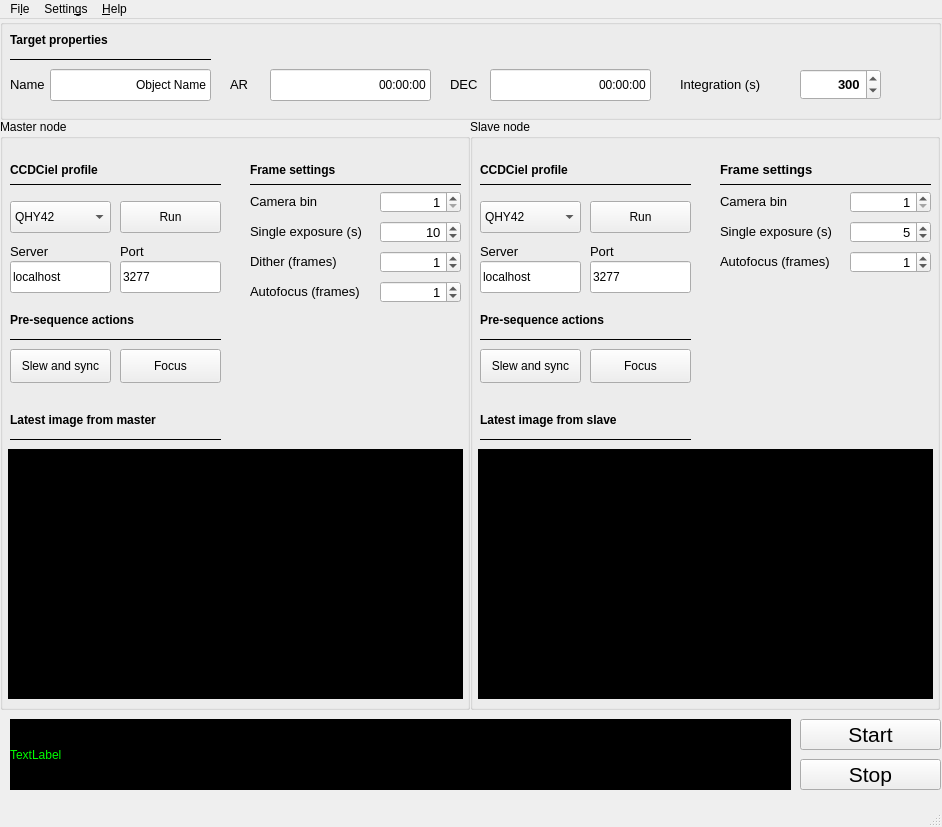
<?xml version="1.0" encoding="UTF-8"?>
<ui version="4.0">
 <class>MainWindow</class>
 <widget class="QMainWindow" name="MainWindow">
  <property name="geometry">
   <rect>
    <x>0</x>
    <y>0</y>
    <width>942</width>
    <height>827</height>
   </rect>
  </property>
  <property name="sizePolicy">
   <sizepolicy hsizetype="Fixed" vsizetype="Fixed">
    <horstretch>0</horstretch>
    <verstretch>0</verstretch>
   </sizepolicy>
  </property>
  <property name="maximumSize">
   <size>
    <width>942</width>
    <height>827</height>
   </size>
  </property>
  <property name="windowTitle">
   <string>SaaS for CCDCiel</string>
  </property>
  <widget class="QWidget" name="centralwidget">
   <widget class="QGroupBox" name="masterSystem">
    <property name="geometry">
     <rect>
      <x>0</x>
      <y>100</y>
      <width>470</width>
      <height>591</height>
     </rect>
    </property>
    <property name="title">
     <string>Master node</string>
    </property>
    <widget class="QComboBox" name="master_profile">
     <property name="geometry">
      <rect>
       <x>10</x>
       <y>82</y>
       <width>101</width>
       <height>32</height>
      </rect>
     </property>
     <property name="currentIndex">
      <number>0</number>
     </property>
     <item>
      <property name="text">
       <string>QHY42</string>
      </property>
     </item>
     <item>
      <property name="text">
       <string>QHY268</string>
      </property>
     </item>
    </widget>
    <widget class="QPushButton" name="run_master">
     <property name="geometry">
      <rect>
       <x>120</x>
       <y>82</y>
       <width>101</width>
       <height>32</height>
      </rect>
     </property>
     <property name="text">
      <string>Run</string>
     </property>
    </widget>
    <widget class="QSpinBox" name="master_bin">
     <property name="geometry">
      <rect>
       <x>380</x>
       <y>72</y>
       <width>81</width>
       <height>22</height>
      </rect>
     </property>
     <property name="font">
      <font>
       <pointsize>10</pointsize>
      </font>
     </property>
     <property name="contextMenuPolicy">
      <enum>Qt::ActionsContextMenu</enum>
     </property>
     <property name="toolTip">
      <string>sets the camera bin</string>
     </property>
     <property name="alignment">
      <set>Qt::AlignRight|Qt::AlignTrailing|Qt::AlignVCenter</set>
     </property>
     <property name="minimum">
      <number>1</number>
     </property>
     <property name="maximum">
      <number>4</number>
     </property>
     <property name="value">
      <number>1</number>
     </property>
    </widget>
    <widget class="QLabel" name="label_39">
     <property name="geometry">
      <rect>
       <x>250</x>
       <y>102</y>
       <width>121</width>
       <height>21</height>
      </rect>
     </property>
     <property name="font">
      <font>
       <pointsize>10</pointsize>
      </font>
     </property>
     <property name="text">
      <string>Single exposure (s)</string>
     </property>
    </widget>
    <widget class="QLabel" name="label_40">
     <property name="geometry">
      <rect>
       <x>250</x>
       <y>72</y>
       <width>91</width>
       <height>21</height>
      </rect>
     </property>
     <property name="font">
      <font>
       <pointsize>10</pointsize>
      </font>
     </property>
     <property name="text">
      <string>Camera bin</string>
     </property>
    </widget>
    <widget class="QLabel" name="label_163">
     <property name="geometry">
      <rect>
       <x>250</x>
       <y>40</y>
       <width>201</width>
       <height>21</height>
      </rect>
     </property>
     <property name="font">
      <font>
       <weight>75</weight>
       <bold>true</bold>
      </font>
     </property>
     <property name="text">
      <string>Frame settings</string>
     </property>
    </widget>
    <widget class="Line" name="line_25">
     <property name="geometry">
      <rect>
       <x>250</x>
       <y>55</y>
       <width>211</width>
       <height>21</height>
      </rect>
     </property>
     <property name="font">
      <font>
       <pointsize>10</pointsize>
      </font>
     </property>
     <property name="frameShadow">
      <enum>QFrame::Plain</enum>
     </property>
     <property name="orientation">
      <enum>Qt::Horizontal</enum>
     </property>
    </widget>
    <widget class="QLineEdit" name="master_host">
     <property name="geometry">
      <rect>
       <x>10</x>
       <y>142</y>
       <width>101</width>
       <height>32</height>
      </rect>
     </property>
     <property name="text">
      <string>localhost</string>
     </property>
     <property name="alignment">
      <set>Qt::AlignLeading|Qt::AlignLeft|Qt::AlignVCenter</set>
     </property>
    </widget>
    <widget class="QLineEdit" name="master_port">
     <property name="geometry">
      <rect>
       <x>120</x>
       <y>142</y>
       <width>101</width>
       <height>32</height>
      </rect>
     </property>
     <property name="text">
      <string>3277</string>
     </property>
     <property name="alignment">
      <set>Qt::AlignLeading|Qt::AlignLeft|Qt::AlignVCenter</set>
     </property>
    </widget>
    <widget class="QLabel" name="label_165">
     <property name="geometry">
      <rect>
       <x>10</x>
       <y>122</y>
       <width>81</width>
       <height>21</height>
      </rect>
     </property>
     <property name="font">
      <font>
       <pointsize>10</pointsize>
      </font>
     </property>
     <property name="text">
      <string>Server</string>
     </property>
    </widget>
    <widget class="QLabel" name="label_166">
     <property name="geometry">
      <rect>
       <x>120</x>
       <y>122</y>
       <width>81</width>
       <height>21</height>
      </rect>
     </property>
     <property name="font">
      <font>
       <pointsize>10</pointsize>
      </font>
     </property>
     <property name="text">
      <string>Port</string>
     </property>
    </widget>
    <widget class="QSpinBox" name="master_single_exposure">
     <property name="geometry">
      <rect>
       <x>380</x>
       <y>102</y>
       <width>81</width>
       <height>22</height>
      </rect>
     </property>
     <property name="font">
      <font>
       <pointsize>10</pointsize>
      </font>
     </property>
     <property name="contextMenuPolicy">
      <enum>Qt::ActionsContextMenu</enum>
     </property>
     <property name="toolTip">
      <string>sets the exposure time</string>
     </property>
     <property name="alignment">
      <set>Qt::AlignRight|Qt::AlignTrailing|Qt::AlignVCenter</set>
     </property>
     <property name="minimum">
      <number>0</number>
     </property>
     <property name="maximum">
      <number>10000000</number>
     </property>
     <property name="value">
      <number>10</number>
     </property>
    </widget>
    <widget class="QLabel" name="label_41">
     <property name="geometry">
      <rect>
       <x>250</x>
       <y>132</y>
       <width>121</width>
       <height>21</height>
      </rect>
     </property>
     <property name="font">
      <font>
       <pointsize>10</pointsize>
      </font>
     </property>
     <property name="text">
      <string>Dither (frames)</string>
     </property>
    </widget>
    <widget class="QSpinBox" name="dither_every">
     <property name="geometry">
      <rect>
       <x>380</x>
       <y>132</y>
       <width>81</width>
       <height>22</height>
      </rect>
     </property>
     <property name="font">
      <font>
       <pointsize>10</pointsize>
      </font>
     </property>
     <property name="contextMenuPolicy">
      <enum>Qt::ActionsContextMenu</enum>
     </property>
     <property name="toolTip">
      <string>sets the exposure time</string>
     </property>
     <property name="alignment">
      <set>Qt::AlignRight|Qt::AlignTrailing|Qt::AlignVCenter</set>
     </property>
     <property name="minimum">
      <number>0</number>
     </property>
     <property name="maximum">
      <number>100</number>
     </property>
     <property name="value">
      <number>1</number>
     </property>
    </widget>
    <widget class="QLabel" name="fo_2">
     <property name="geometry">
      <rect>
       <x>250</x>
       <y>162</y>
       <width>121</width>
       <height>21</height>
      </rect>
     </property>
     <property name="font">
      <font>
       <pointsize>10</pointsize>
      </font>
     </property>
     <property name="text">
      <string>Autofocus (frames)</string>
     </property>
    </widget>
    <widget class="QSpinBox" name="focus_every_master">
     <property name="geometry">
      <rect>
       <x>380</x>
       <y>162</y>
       <width>81</width>
       <height>22</height>
      </rect>
     </property>
     <property name="font">
      <font>
       <pointsize>10</pointsize>
      </font>
     </property>
     <property name="contextMenuPolicy">
      <enum>Qt::ActionsContextMenu</enum>
     </property>
     <property name="toolTip">
      <string>sets the exposure time</string>
     </property>
     <property name="alignment">
      <set>Qt::AlignRight|Qt::AlignTrailing|Qt::AlignVCenter</set>
     </property>
     <property name="minimum">
      <number>0</number>
     </property>
     <property name="maximum">
      <number>100</number>
     </property>
     <property name="value">
      <number>1</number>
     </property>
    </widget>
    <widget class="QLabel" name="master_image">
     <property name="geometry">
      <rect>
       <x>8</x>
       <y>330</y>
       <width>455</width>
       <height>250</height>
      </rect>
     </property>
     <property name="styleSheet">
      <string notr="true">background-color: rgb(0, 0, 0);</string>
     </property>
     <property name="text">
      <string/>
     </property>
     <property name="alignment">
      <set>Qt::AlignCenter</set>
     </property>
    </widget>
    <widget class="QLabel" name="label_164">
     <property name="geometry">
      <rect>
       <x>10</x>
       <y>290</y>
       <width>201</width>
       <height>21</height>
      </rect>
     </property>
     <property name="font">
      <font>
       <weight>75</weight>
       <bold>true</bold>
      </font>
     </property>
     <property name="text">
      <string>Latest image from master</string>
     </property>
    </widget>
    <widget class="Line" name="line_26">
     <property name="geometry">
      <rect>
       <x>10</x>
       <y>310</y>
       <width>211</width>
       <height>21</height>
      </rect>
     </property>
     <property name="font">
      <font>
       <pointsize>10</pointsize>
      </font>
     </property>
     <property name="frameShadow">
      <enum>QFrame::Plain</enum>
     </property>
     <property name="orientation">
      <enum>Qt::Horizontal</enum>
     </property>
    </widget>
    <widget class="QLabel" name="label_167">
     <property name="geometry">
      <rect>
       <x>10</x>
       <y>40</y>
       <width>201</width>
       <height>21</height>
      </rect>
     </property>
     <property name="font">
      <font>
       <weight>75</weight>
       <bold>true</bold>
      </font>
     </property>
     <property name="text">
      <string>CCDCiel profile</string>
     </property>
    </widget>
    <widget class="Line" name="line_27">
     <property name="geometry">
      <rect>
       <x>10</x>
       <y>55</y>
       <width>211</width>
       <height>21</height>
      </rect>
     </property>
     <property name="font">
      <font>
       <pointsize>10</pointsize>
      </font>
     </property>
     <property name="frameShadow">
      <enum>QFrame::Plain</enum>
     </property>
     <property name="orientation">
      <enum>Qt::Horizontal</enum>
     </property>
    </widget>
    <widget class="Line" name="line_30">
     <property name="geometry">
      <rect>
       <x>10</x>
       <y>210</y>
       <width>211</width>
       <height>21</height>
      </rect>
     </property>
     <property name="font">
      <font>
       <pointsize>10</pointsize>
      </font>
     </property>
     <property name="frameShadow">
      <enum>QFrame::Plain</enum>
     </property>
     <property name="orientation">
      <enum>Qt::Horizontal</enum>
     </property>
    </widget>
    <widget class="QLabel" name="label_168">
     <property name="geometry">
      <rect>
       <x>10</x>
       <y>190</y>
       <width>201</width>
       <height>21</height>
      </rect>
     </property>
     <property name="font">
      <font>
       <weight>75</weight>
       <bold>true</bold>
      </font>
     </property>
     <property name="text">
      <string>Pre-sequence actions</string>
     </property>
    </widget>
    <widget class="QPushButton" name="master_slew">
     <property name="geometry">
      <rect>
       <x>10</x>
       <y>230</y>
       <width>101</width>
       <height>34</height>
      </rect>
     </property>
     <property name="text">
      <string>Slew and sync</string>
     </property>
    </widget>
    <widget class="QPushButton" name="master_focus">
     <property name="geometry">
      <rect>
       <x>120</x>
       <y>230</y>
       <width>101</width>
       <height>34</height>
      </rect>
     </property>
     <property name="text">
      <string>Focus</string>
     </property>
    </widget>
   </widget>
   <widget class="QGroupBox" name="groupBox">
    <property name="geometry">
     <rect>
      <x>0</x>
      <y>0</y>
      <width>941</width>
      <height>101</height>
     </rect>
    </property>
    <property name="title">
     <string/>
    </property>
    <widget class="QSpinBox" name="integration_time">
     <property name="geometry">
      <rect>
       <x>800</x>
       <y>50</y>
       <width>81</width>
       <height>31</height>
      </rect>
     </property>
     <property name="font">
      <font>
       <pointsize>10</pointsize>
       <weight>75</weight>
       <bold>true</bold>
      </font>
     </property>
     <property name="contextMenuPolicy">
      <enum>Qt::ActionsContextMenu</enum>
     </property>
     <property name="toolTip">
      <string>sets the camera bin</string>
     </property>
     <property name="alignment">
      <set>Qt::AlignRight|Qt::AlignTrailing|Qt::AlignVCenter</set>
     </property>
     <property name="minimum">
      <number>30</number>
     </property>
     <property name="maximum">
      <number>10000000</number>
     </property>
     <property name="value">
      <number>300</number>
     </property>
    </widget>
    <widget class="QLabel" name="label_42">
     <property name="geometry">
      <rect>
       <x>680</x>
       <y>55</y>
       <width>121</width>
       <height>21</height>
      </rect>
     </property>
     <property name="font">
      <font>
       <pointsize>10</pointsize>
       <weight>50</weight>
       <bold>false</bold>
      </font>
     </property>
     <property name="text">
      <string>Integration (s)</string>
     </property>
    </widget>
    <widget class="QLineEdit" name="object_name">
     <property name="geometry">
      <rect>
       <x>50</x>
       <y>50</y>
       <width>161</width>
       <height>32</height>
      </rect>
     </property>
     <property name="text">
      <string>Object Name</string>
     </property>
     <property name="alignment">
      <set>Qt::AlignRight|Qt::AlignTrailing|Qt::AlignVCenter</set>
     </property>
    </widget>
    <widget class="QLabel" name="label_175">
     <property name="geometry">
      <rect>
       <x>10</x>
       <y>10</y>
       <width>201</width>
       <height>21</height>
      </rect>
     </property>
     <property name="font">
      <font>
       <weight>75</weight>
       <bold>true</bold>
      </font>
     </property>
     <property name="text">
      <string>Target properties</string>
     </property>
    </widget>
    <widget class="Line" name="line_29">
     <property name="geometry">
      <rect>
       <x>10</x>
       <y>30</y>
       <width>201</width>
       <height>21</height>
      </rect>
     </property>
     <property name="font">
      <font>
       <pointsize>10</pointsize>
      </font>
     </property>
     <property name="frameShadow">
      <enum>QFrame::Plain</enum>
     </property>
     <property name="orientation">
      <enum>Qt::Horizontal</enum>
     </property>
    </widget>
    <widget class="QLabel" name="label_51">
     <property name="geometry">
      <rect>
       <x>10</x>
       <y>50</y>
       <width>41</width>
       <height>31</height>
      </rect>
     </property>
     <property name="font">
      <font>
       <pointsize>10</pointsize>
      </font>
     </property>
     <property name="text">
      <string>Name</string>
     </property>
    </widget>
    <widget class="QLineEdit" name="ar">
     <property name="geometry">
      <rect>
       <x>270</x>
       <y>50</y>
       <width>161</width>
       <height>32</height>
      </rect>
     </property>
     <property name="text">
      <string>00:00:00</string>
     </property>
     <property name="alignment">
      <set>Qt::AlignRight|Qt::AlignTrailing|Qt::AlignVCenter</set>
     </property>
    </widget>
    <widget class="QLabel" name="label_52">
     <property name="geometry">
      <rect>
       <x>230</x>
       <y>50</y>
       <width>31</width>
       <height>31</height>
      </rect>
     </property>
     <property name="font">
      <font>
       <pointsize>10</pointsize>
      </font>
     </property>
     <property name="text">
      <string>AR</string>
     </property>
     <property name="alignment">
      <set>Qt::AlignLeading|Qt::AlignLeft|Qt::AlignVCenter</set>
     </property>
    </widget>
    <widget class="QLabel" name="label_53">
     <property name="geometry">
      <rect>
       <x>450</x>
       <y>50</y>
       <width>31</width>
       <height>31</height>
      </rect>
     </property>
     <property name="font">
      <font>
       <pointsize>10</pointsize>
      </font>
     </property>
     <property name="text">
      <string>DEC</string>
     </property>
    </widget>
    <widget class="QLineEdit" name="dec">
     <property name="geometry">
      <rect>
       <x>490</x>
       <y>50</y>
       <width>161</width>
       <height>32</height>
      </rect>
     </property>
     <property name="text">
      <string>00:00:00</string>
     </property>
     <property name="alignment">
      <set>Qt::AlignRight|Qt::AlignTrailing|Qt::AlignVCenter</set>
     </property>
    </widget>
   </widget>
   <widget class="QGroupBox" name="slaveSystem">
    <property name="geometry">
     <rect>
      <x>470</x>
      <y>100</y>
      <width>470</width>
      <height>591</height>
     </rect>
    </property>
    <property name="title">
     <string>Slave node</string>
    </property>
    <widget class="QComboBox" name="slave_profile">
     <property name="geometry">
      <rect>
       <x>10</x>
       <y>82</y>
       <width>101</width>
       <height>32</height>
      </rect>
     </property>
     <property name="currentIndex">
      <number>0</number>
     </property>
     <item>
      <property name="text">
       <string>QHY42</string>
      </property>
     </item>
     <item>
      <property name="text">
       <string>QHY268</string>
      </property>
     </item>
    </widget>
    <widget class="QPushButton" name="run_slave">
     <property name="geometry">
      <rect>
       <x>120</x>
       <y>82</y>
       <width>101</width>
       <height>32</height>
      </rect>
     </property>
     <property name="text">
      <string>Run</string>
     </property>
    </widget>
    <widget class="QSpinBox" name="slave_bin">
     <property name="geometry">
      <rect>
       <x>380</x>
       <y>72</y>
       <width>81</width>
       <height>22</height>
      </rect>
     </property>
     <property name="font">
      <font>
       <pointsize>10</pointsize>
      </font>
     </property>
     <property name="contextMenuPolicy">
      <enum>Qt::ActionsContextMenu</enum>
     </property>
     <property name="toolTip">
      <string>sets the camera bin</string>
     </property>
     <property name="alignment">
      <set>Qt::AlignRight|Qt::AlignTrailing|Qt::AlignVCenter</set>
     </property>
     <property name="minimum">
      <number>1</number>
     </property>
     <property name="maximum">
      <number>4</number>
     </property>
     <property name="value">
      <number>1</number>
     </property>
    </widget>
    <widget class="QLabel" name="label_49">
     <property name="geometry">
      <rect>
       <x>250</x>
       <y>102</y>
       <width>121</width>
       <height>21</height>
      </rect>
     </property>
     <property name="font">
      <font>
       <pointsize>10</pointsize>
      </font>
     </property>
     <property name="text">
      <string>Single exposure (s)</string>
     </property>
    </widget>
    <widget class="QLabel" name="label_50">
     <property name="geometry">
      <rect>
       <x>250</x>
       <y>72</y>
       <width>91</width>
       <height>21</height>
      </rect>
     </property>
     <property name="font">
      <font>
       <pointsize>10</pointsize>
      </font>
     </property>
     <property name="text">
      <string>Camera bin</string>
     </property>
    </widget>
    <widget class="QLabel" name="label_172">
     <property name="geometry">
      <rect>
       <x>250</x>
       <y>40</y>
       <width>201</width>
       <height>21</height>
      </rect>
     </property>
     <property name="font">
      <font>
       <pointsize>10</pointsize>
       <weight>75</weight>
       <bold>true</bold>
      </font>
     </property>
     <property name="text">
      <string>Frame settings</string>
     </property>
    </widget>
    <widget class="Line" name="line_28">
     <property name="geometry">
      <rect>
       <x>250</x>
       <y>55</y>
       <width>211</width>
       <height>21</height>
      </rect>
     </property>
     <property name="font">
      <font>
       <pointsize>10</pointsize>
      </font>
     </property>
     <property name="frameShadow">
      <enum>QFrame::Plain</enum>
     </property>
     <property name="orientation">
      <enum>Qt::Horizontal</enum>
     </property>
    </widget>
    <widget class="QLineEdit" name="slave_host">
     <property name="geometry">
      <rect>
       <x>10</x>
       <y>142</y>
       <width>101</width>
       <height>32</height>
      </rect>
     </property>
     <property name="text">
      <string>localhost</string>
     </property>
     <property name="alignment">
      <set>Qt::AlignLeading|Qt::AlignLeft|Qt::AlignVCenter</set>
     </property>
    </widget>
    <widget class="QLineEdit" name="slave_port">
     <property name="geometry">
      <rect>
       <x>120</x>
       <y>142</y>
       <width>101</width>
       <height>32</height>
      </rect>
     </property>
     <property name="text">
      <string>3277</string>
     </property>
     <property name="alignment">
      <set>Qt::AlignLeading|Qt::AlignLeft|Qt::AlignVCenter</set>
     </property>
    </widget>
    <widget class="QLabel" name="label_173">
     <property name="geometry">
      <rect>
       <x>10</x>
       <y>122</y>
       <width>81</width>
       <height>21</height>
      </rect>
     </property>
     <property name="font">
      <font>
       <pointsize>10</pointsize>
      </font>
     </property>
     <property name="text">
      <string>Server</string>
     </property>
    </widget>
    <widget class="QLabel" name="label_174">
     <property name="geometry">
      <rect>
       <x>120</x>
       <y>122</y>
       <width>81</width>
       <height>21</height>
      </rect>
     </property>
     <property name="font">
      <font>
       <pointsize>10</pointsize>
      </font>
     </property>
     <property name="text">
      <string>Port</string>
     </property>
    </widget>
    <widget class="QSpinBox" name="slave_single_exposure">
     <property name="geometry">
      <rect>
       <x>380</x>
       <y>102</y>
       <width>81</width>
       <height>22</height>
      </rect>
     </property>
     <property name="font">
      <font>
       <pointsize>10</pointsize>
      </font>
     </property>
     <property name="contextMenuPolicy">
      <enum>Qt::ActionsContextMenu</enum>
     </property>
     <property name="toolTip">
      <string>sets the exposure time</string>
     </property>
     <property name="alignment">
      <set>Qt::AlignRight|Qt::AlignTrailing|Qt::AlignVCenter</set>
     </property>
     <property name="minimum">
      <number>0</number>
     </property>
     <property name="maximum">
      <number>10000000</number>
     </property>
     <property name="value">
      <number>5</number>
     </property>
    </widget>
    <widget class="QSpinBox" name="focus_every_slave">
     <property name="geometry">
      <rect>
       <x>380</x>
       <y>132</y>
       <width>81</width>
       <height>22</height>
      </rect>
     </property>
     <property name="font">
      <font>
       <pointsize>10</pointsize>
      </font>
     </property>
     <property name="contextMenuPolicy">
      <enum>Qt::ActionsContextMenu</enum>
     </property>
     <property name="toolTip">
      <string>sets the exposure time</string>
     </property>
     <property name="alignment">
      <set>Qt::AlignRight|Qt::AlignTrailing|Qt::AlignVCenter</set>
     </property>
     <property name="minimum">
      <number>0</number>
     </property>
     <property name="maximum">
      <number>100</number>
     </property>
     <property name="value">
      <number>1</number>
     </property>
    </widget>
    <widget class="QLabel" name="fo">
     <property name="geometry">
      <rect>
       <x>250</x>
       <y>132</y>
       <width>121</width>
       <height>21</height>
      </rect>
     </property>
     <property name="font">
      <font>
       <pointsize>10</pointsize>
      </font>
     </property>
     <property name="text">
      <string>Autofocus (frames)</string>
     </property>
    </widget>
    <widget class="QLabel" name="slave_image">
     <property name="geometry">
      <rect>
       <x>8</x>
       <y>330</y>
       <width>455</width>
       <height>250</height>
      </rect>
     </property>
     <property name="styleSheet">
      <string notr="true">background-color: rgb(0, 0, 0);</string>
     </property>
     <property name="text">
      <string/>
     </property>
     <property name="alignment">
      <set>Qt::AlignCenter</set>
     </property>
    </widget>
    <widget class="Line" name="line_31">
     <property name="geometry">
      <rect>
       <x>10</x>
       <y>310</y>
       <width>211</width>
       <height>21</height>
      </rect>
     </property>
     <property name="font">
      <font>
       <pointsize>10</pointsize>
      </font>
     </property>
     <property name="frameShadow">
      <enum>QFrame::Plain</enum>
     </property>
     <property name="orientation">
      <enum>Qt::Horizontal</enum>
     </property>
    </widget>
    <widget class="QLabel" name="label_169">
     <property name="geometry">
      <rect>
       <x>10</x>
       <y>290</y>
       <width>201</width>
       <height>21</height>
      </rect>
     </property>
     <property name="font">
      <font>
       <weight>75</weight>
       <bold>true</bold>
      </font>
     </property>
     <property name="text">
      <string>Latest image from slave</string>
     </property>
    </widget>
    <widget class="QLabel" name="label_170">
     <property name="geometry">
      <rect>
       <x>10</x>
       <y>40</y>
       <width>201</width>
       <height>21</height>
      </rect>
     </property>
     <property name="font">
      <font>
       <weight>75</weight>
       <bold>true</bold>
      </font>
     </property>
     <property name="text">
      <string>CCDCiel profile</string>
     </property>
    </widget>
    <widget class="Line" name="line_32">
     <property name="geometry">
      <rect>
       <x>10</x>
       <y>55</y>
       <width>211</width>
       <height>21</height>
      </rect>
     </property>
     <property name="font">
      <font>
       <pointsize>10</pointsize>
      </font>
     </property>
     <property name="frameShadow">
      <enum>QFrame::Plain</enum>
     </property>
     <property name="orientation">
      <enum>Qt::Horizontal</enum>
     </property>
    </widget>
    <widget class="QLabel" name="label_171">
     <property name="geometry">
      <rect>
       <x>10</x>
       <y>190</y>
       <width>201</width>
       <height>21</height>
      </rect>
     </property>
     <property name="font">
      <font>
       <weight>75</weight>
       <bold>true</bold>
      </font>
     </property>
     <property name="text">
      <string>Pre-sequence actions</string>
     </property>
    </widget>
    <widget class="QPushButton" name="slave_focus">
     <property name="enabled">
      <bool>true</bool>
     </property>
     <property name="geometry">
      <rect>
       <x>120</x>
       <y>230</y>
       <width>101</width>
       <height>34</height>
      </rect>
     </property>
     <property name="text">
      <string>Focus</string>
     </property>
    </widget>
    <widget class="Line" name="line_33">
     <property name="geometry">
      <rect>
       <x>10</x>
       <y>210</y>
       <width>211</width>
       <height>21</height>
      </rect>
     </property>
     <property name="font">
      <font>
       <pointsize>10</pointsize>
      </font>
     </property>
     <property name="frameShadow">
      <enum>QFrame::Plain</enum>
     </property>
     <property name="orientation">
      <enum>Qt::Horizontal</enum>
     </property>
    </widget>
    <widget class="QPushButton" name="slave_slew">
     <property name="geometry">
      <rect>
       <x>10</x>
       <y>230</y>
       <width>101</width>
       <height>34</height>
      </rect>
     </property>
     <property name="text">
      <string>Slew and sync</string>
     </property>
    </widget>
   </widget>
   <widget class="QPushButton" name="start">
    <property name="geometry">
     <rect>
      <x>800</x>
      <y>700</y>
      <width>141</width>
      <height>31</height>
     </rect>
    </property>
    <property name="font">
     <font>
      <pointsize>16</pointsize>
      <weight>50</weight>
      <bold>false</bold>
     </font>
    </property>
    <property name="text">
     <string>Start</string>
    </property>
   </widget>
   <widget class="QLabel" name="log">
    <property name="geometry">
     <rect>
      <x>10</x>
      <y>700</y>
      <width>781</width>
      <height>71</height>
     </rect>
    </property>
    <property name="styleSheet">
     <string notr="true">background-color: rgb(0, 0, 0);
color: rgb(0, 255, 0);</string>
    </property>
    <property name="text">
     <string>TextLabel</string>
    </property>
   </widget>
   <widget class="QPushButton" name="stop">
    <property name="geometry">
     <rect>
      <x>800</x>
      <y>740</y>
      <width>141</width>
      <height>31</height>
     </rect>
    </property>
    <property name="font">
     <font>
      <pointsize>16</pointsize>
      <weight>50</weight>
      <bold>false</bold>
     </font>
    </property>
    <property name="text">
     <string>Stop</string>
    </property>
   </widget>
  </widget>
  <widget class="QMenuBar" name="menubar">
   <property name="geometry">
    <rect>
     <x>0</x>
     <y>0</y>
     <width>942</width>
     <height>30</height>
    </rect>
   </property>
   <widget class="QMenu" name="menuFile">
    <property name="title">
     <string>Fi&amp;le</string>
    </property>
    <addaction name="actionExit"/>
   </widget>
   <widget class="QMenu" name="menuHelp">
    <property name="title">
     <string>&amp;Help</string>
    </property>
    <addaction name="actionAbout_SaaS"/>
   </widget>
   <widget class="QMenu" name="menuSettings">
    <property name="title">
     <string>Settin&amp;gs</string>
    </property>
    <addaction name="actionSequence_options"/>
   </widget>
   <addaction name="menuFile"/>
   <addaction name="menuSettings"/>
   <addaction name="menuHelp"/>
  </widget>
  <widget class="QStatusBar" name="statusbar"/>
  <action name="actionExit">
   <property name="text">
    <string>&amp;Exit</string>
   </property>
  </action>
  <action name="actionAbout_SaaS">
   <property name="text">
    <string>&amp;About SaaS</string>
   </property>
  </action>
  <action name="actionSequence_options">
   <property name="text">
    <string>Sequence options</string>
   </property>
  </action>
 </widget>
 <resources/>
 <connections/>
</ui>
